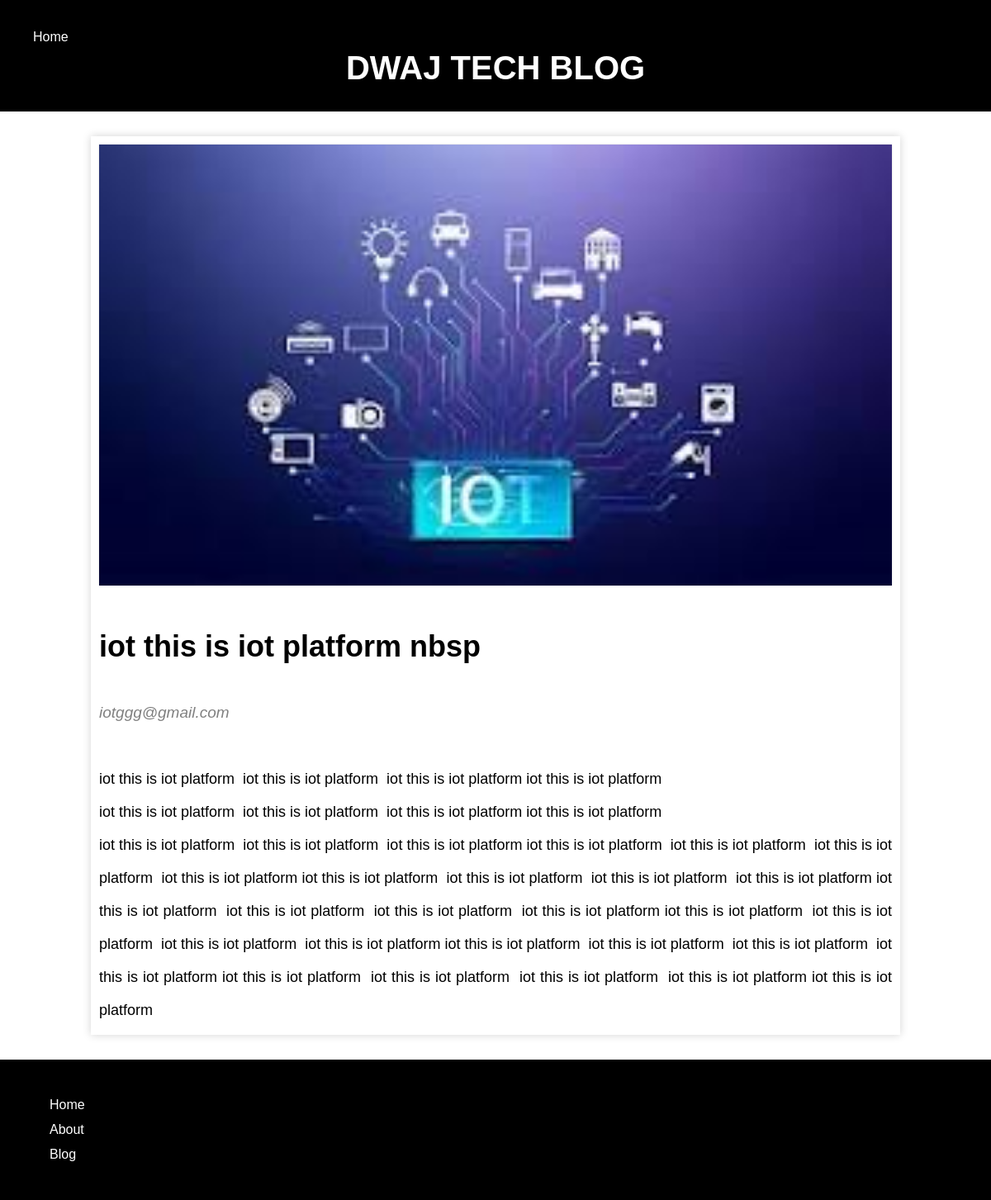
/view.php?ud=20/iot-this-is-iot-platform-nbsp-, run on the app's committed database.
### tables this page shows
CREATE TABLE `blog_post` (
  `id` int(11) NOT NULL,
  `title` varchar(200) NOT NULL,
  `link` varchar(200) NOT NULL,
  `descrp` longtext NOT NULL,
  `thumbnail` varchar(200) NOT NULL,
  `date` varchar(50) NOT NULL
);

### view.php (the view, shortened to what this page needs)
<!DOCTYPE HTML>
<html lang="en-US">
<head>
</head>
<body>
	<div class="container">
	<header class="head_title">
	<ul>
	<li><a href="home.php">Home</a></li>
	</ul>
	 <h1>DWAJ TECH BLOG</h1>
	 </header>
	<div class="view_post">
	<?php
	      require 'connect.php';
	        if(isset($_GET['ud'])) {
				$pid =  $_GET['ud'];
				$start =  strpos($pid,'/');
			    $pid = substr($pid,0,$start);
	        $select_post_query = "SELECT * FROM `blog_post` where id='$pid'";
            $fetch_run = mysqli_query($mycon,$select_post_query);
			while($fetch_rows = mysqli_fetch_assoc($fetch_run)) {
	            $obaner = $fetch_rows['thumbnail'];
				$title = $fetch_rows['title'];
				$link = $fetch_rows['link'];
				$description = $fetch_rows['descrp'];
				$title = preg_replace('/[^a-zA-Z0-9]+/',' ',strToLower($title));
				$baner = 'admin/images/'.$obaner;
				?>
				<div class="blog_content">
				<?php if(!empty($obaner)) { ?>
				<div class="baner"><img src="<?php echo $baner; ?>" alt="image" /></div><br>
				<?php }?>
	            <h1><?php echo $title; ?></h1><br>
	            <i><a href="<?php echo $link; ?>"><?php echo $link; ?></a></i><br><br>
	            <p><?php echo $description; ?></p>
				</div>
				<?php
			}
			}
	?>
	</div>
	</div>
	<footer style="position:sticky;top:100%;">
	<ul>
	<li><a href="home.php">Home</a></li>
	<li><a href="about.php">About</a></li>
	<li><a href="blog.php">Blog</a></li>
	</ul>
	</footer>
</body>
</html>

### view.php (style rules this page uses)
* { margin:0; }
body { min-height:100vh; }
.head_title { background:black; padding:30px 0px; }
.head_title h1 { color:white; font-family:arial; font-size:40px; text-align:center; }
.head_title ul { list-style:none; }
.head_title ul li a { text-decoration:none; color:white; font-family:arial; line-height:30px; }
.view_post { width:80%; margin:auto; padding:10px; margin-top:30px; margin-bottom:30px; box-shadow:0px 0px 10px lightgrey; font-family:arial; }
.blog_content a { color:grey;; text-decoration:none; }
.blog_content i { font-size:19px; margin:20px 0px; }
.blog_content { line-height:40px; font-size:18px; text-align:justify; }
.blog_content div { line-height:40px; font-size:18px; text-align:justify; }
.blog_content img { width:100%; height:100%; box-shadow:0px 0px 2px lightgrey; }
footer { background:black; padding:40px 20px; }
footer ul { list-style:none; }
footer ul li a { text-decoration:none; color:white; font-family:arial; line-height:30px; }

### data on the page
blog_post: thumbnail (picture), title "iot this is iot platform nbsp", link "iotggg@gmail.com", descrp "iot this is iot platform iot this is iot platform iot this is iot platform iot this is iot platform iot this is iot platform iot this is iot platform iot this is iot platform iot this is iot platform iot this is iot platform iot this is iot platform iot this is iot platform iot this is iot platform iot this is iot platform iot this is iot platform iot this is iot platform iot this is iot platform iot this is iot platform iot this is iot platform iot this is iot platform iot this is iot platform iot this is iot platform iot this is iot platform iot this is iot platform iot this is iot platform iot this is iot platform iot this is iot platform iot this is iot platform iot this is iot platform…"
